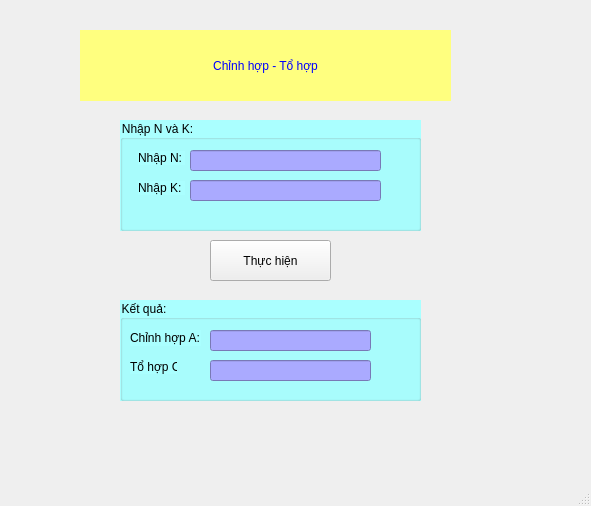
<?xml version="1.0" encoding="UTF-8"?>
<ui version="4.0">
 <class>MainWindow</class>
 <widget class="QMainWindow" name="MainWindow">
  <property name="geometry">
   <rect>
    <x>0</x>
    <y>0</y>
    <width>591</width>
    <height>506</height>
   </rect>
  </property>
  <property name="windowTitle">
   <string>Trần Ái Quyên - Bài 21</string>
  </property>
  <widget class="QWidget" name="centralwidget">
   <widget class="QLabel" name="ChinhhopTohop">
    <property name="geometry">
     <rect>
      <x>80</x>
      <y>30</y>
      <width>371</width>
      <height>71</height>
     </rect>
    </property>
    <property name="styleSheet">
     <string notr="true">font: 18pt &quot;MS Shell Dlg 2&quot;;
color: rgb(0, 0, 255);
background-color: rgb(255, 255, 127);</string>
    </property>
    <property name="text">
     <string>Chỉnh hợp - Tổ hợp</string>
    </property>
    <property name="alignment">
     <set>Qt::AlignCenter</set>
    </property>
   </widget>
   <widget class="QGroupBox" name="TruocThuchien">
    <property name="geometry">
     <rect>
      <x>120</x>
      <y>120</y>
      <width>301</width>
      <height>111</height>
     </rect>
    </property>
    <property name="styleSheet">
     <string notr="true">background-color: rgb(170, 255, 255);</string>
    </property>
    <property name="title">
     <string>Nhập N và K:</string>
    </property>
    <widget class="QLabel" name="NhapN">
     <property name="geometry">
      <rect>
       <x>18</x>
       <y>31</y>
       <width>47</width>
       <height>14</height>
      </rect>
     </property>
     <property name="text">
      <string>Nhập N:</string>
     </property>
    </widget>
    <widget class="QLineEdit" name="lineEditN">
     <property name="geometry">
      <rect>
       <x>70</x>
       <y>30</y>
       <width>191</width>
       <height>21</height>
      </rect>
     </property>
     <property name="styleSheet">
      <string notr="true">background-color: rgb(170, 170, 255);</string>
     </property>
    </widget>
    <widget class="QLabel" name="NhapK">
     <property name="geometry">
      <rect>
       <x>18</x>
       <y>61</y>
       <width>47</width>
       <height>14</height>
      </rect>
     </property>
     <property name="text">
      <string>Nhập K:</string>
     </property>
    </widget>
    <widget class="QLineEdit" name="lineEditK">
     <property name="geometry">
      <rect>
       <x>70</x>
       <y>60</y>
       <width>191</width>
       <height>21</height>
      </rect>
     </property>
     <property name="styleSheet">
      <string notr="true">background-color: rgb(170, 170, 255);</string>
     </property>
    </widget>
   </widget>
   <widget class="QPushButton" name="pushButtonThucHien">
    <property name="geometry">
     <rect>
      <x>210</x>
      <y>240</y>
      <width>121</width>
      <height>41</height>
     </rect>
    </property>
    <property name="text">
     <string>Thực hiện</string>
    </property>
    <property name="icon">
     <iconset>
      <normaloff>../images/15720_exec_icon.png</normaloff>../images/15720_exec_icon.png</iconset>
    </property>
   </widget>
   <widget class="QGroupBox" name="SauThuchien">
    <property name="geometry">
     <rect>
      <x>120</x>
      <y>300</y>
      <width>301</width>
      <height>101</height>
     </rect>
    </property>
    <property name="styleSheet">
     <string notr="true">background-color: rgb(170, 255, 255);</string>
    </property>
    <property name="title">
     <string>Kết quả:</string>
    </property>
    <widget class="QLabel" name="ChinhhopA">
     <property name="geometry">
      <rect>
       <x>10</x>
       <y>30</y>
       <width>71</width>
       <height>16</height>
      </rect>
     </property>
     <property name="text">
      <string>Chỉnh hợp A:</string>
     </property>
    </widget>
    <widget class="QLabel" name="TohopC">
     <property name="geometry">
      <rect>
       <x>10</x>
       <y>60</y>
       <width>47</width>
       <height>14</height>
      </rect>
     </property>
     <property name="text">
      <string>Tổ hợp C:</string>
     </property>
    </widget>
    <widget class="QLineEdit" name="lineEditA">
     <property name="geometry">
      <rect>
       <x>90</x>
       <y>30</y>
       <width>161</width>
       <height>21</height>
      </rect>
     </property>
     <property name="styleSheet">
      <string notr="true">background-color: rgb(170, 170, 255);</string>
     </property>
    </widget>
    <widget class="QLineEdit" name="lineEditC">
     <property name="geometry">
      <rect>
       <x>90</x>
       <y>60</y>
       <width>161</width>
       <height>21</height>
      </rect>
     </property>
     <property name="styleSheet">
      <string notr="true">background-color: rgb(170, 170, 255);</string>
     </property>
    </widget>
   </widget>
  </widget>
  <widget class="QMenuBar" name="menubar">
   <property name="geometry">
    <rect>
     <x>0</x>
     <y>0</y>
     <width>591</width>
     <height>22</height>
    </rect>
   </property>
  </widget>
  <widget class="QStatusBar" name="statusbar"/>
 </widget>
 <resources/>
 <connections>
  <connection>
   <sender>pushButtonThucHien</sender>
   <signal>clicked()</signal>
   <receiver>lineEditC</receiver>
   <slot>update()</slot>
   <hints>
    <hint type="sourcelabel">
     <x>270</x>
     <y>282</y>
    </hint>
    <hint type="destinationlabel">
     <x>290</x>
     <y>392</y>
    </hint>
   </hints>
  </connection>
  <connection>
   <sender>pushButtonThucHien</sender>
   <signal>clicked()</signal>
   <receiver>lineEditA</receiver>
   <slot>update()</slot>
   <hints>
    <hint type="sourcelabel">
     <x>270</x>
     <y>282</y>
    </hint>
    <hint type="destinationlabel">
     <x>290</x>
     <y>362</y>
    </hint>
   </hints>
  </connection>
 </connections>
</ui>
